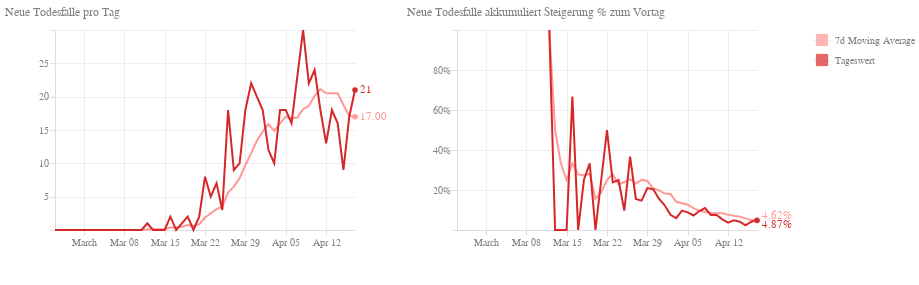

Source (notebook cell):
### Code cell
death_day_base = alt.Chart(df, width=300, height=200
).transform_timeunit(
    date='yearmonthdate(dataTime)'
).transform_aggregate(
    max_total_death='max(total_death)',
    groupby=['date']
).transform_window(
    rolling_max='max(max_total_death)',
    rolling_min='min(max_total_death)',
    frame=[-1, 0]
).transform_calculate(
    diff='datum.rolling_max - datum.rolling_min'
)

death_day_line = death_day_base.mark_line(
    color='#d62728',
    size=2
).encode(
    alt.X('date:T', title=''),
    alt.Y('diff:Q', title=''),
    tooltip=['date:T', 'diff:Q']
)

death_day_the_tooltip = death_day_base.mark_circle(
    color='#d62728',
    size=200,
    opacity=0
).encode(
    alt.X('date:T', title=''),
    alt.Y('diff:Q', title=''),
    tooltip=[alt.Tooltip('date:T', title='Datum'), alt.Tooltip('diff:Q', title='Neue Todesfälle')]
)

death_day_the_highlight = death_day_base.transform_window(
    sort=[alt.SortField("date", order="descending")], 
    rank="rank(date)"
).transform_filter(
    alt.datum.rank == 1
)

death_day_the_text = death_day_the_highlight.mark_text(
    align='left',
    color='#d62728',
    dx=5
).encode(
    alt.X('date:T'),
    alt.Y('diff:Q', title=''),
    text=alt.Text("diff:Q")
)

death_day_the_mark = death_day_the_highlight.mark_circle(
    color='#d62728',
    opacity=1
).encode(
    alt.X('date:T'),
    alt.Y('diff:Q', title=''),
)

death_ma_base = death_day_base.transform_window(
    rolling_mean='mean(diff)',
    frame=[-7, 0]
)

death_ma_line = death_ma_base.mark_line(
    color='#ff9896',
    size=2
).encode(
    alt.X('date:T', title=''),
    alt.Y('rolling_mean:Q', title=''),
)

death_ma_the_tooltip = death_ma_base.mark_circle(
    color='#ff9896',
    size=200,
    opacity=0
).encode(
    alt.X('date:T', title=''),
    alt.Y('rolling_mean:Q', title=''),
    tooltip=[alt.Tooltip('date:T', title='Datum'), alt.Tooltip('diff:Q', title='7d Moving Average')]
)

death_ma_the_highlight = death_ma_base.transform_window(
    sort=[alt.SortField("date", order="descending")], 
    rank="rank(date)"
).transform_filter(
    alt.datum.rank == 1
)

death_ma_the_text = death_ma_the_highlight.mark_text(
    align='left',
    color='#ff9896',
    dx=5
).encode(
    alt.X('date:T'),
    alt.Y('rolling_mean:Q', title=''),
    text=alt.Text("rolling_mean:Q", format=",.2f")
)

death_ma_the_mark = death_ma_the_highlight.mark_circle(
    color='#ff9896',
    opacity=1
).encode(
    alt.X('date:T'),
    alt.Y('rolling_mean:Q', title='')
)

new_death_by_day = (
    death_ma_line + death_day_line + death_day_the_text +
    death_day_the_mark + death_ma_the_text + death_ma_the_mark +
    death_ma_the_tooltip + death_day_the_tooltip
).properties(title='Neue Todesfälle pro Tag')

death_percent_base = alt.Chart(df, width=300, height=200
).transform_timeunit(
    date='yearmonthdate(dataTime)'
).transform_aggregate(
    max_total_death='max(total_death)',
    groupby=['date']
).transform_window(
    rolling_max='max(max_total_death)',
    rolling_min='min(max_total_death)',
    frame=[-1, 0]
).transform_calculate(
    diff='(datum.rolling_max - datum.rolling_min) / datum.rolling_max'
)

death_percent_line = death_percent_base.mark_line(
    color='#d62728',
    size=2
).encode(
    alt.X('date:T', title=''),
    alt.Y('diff:Q', axis=alt.Axis(format='%', title='')),
)

death_percent_the_tooltip = death_percent_base.mark_circle(
    color='#d62728',
    size=200,
    opacity=0
).encode(
    alt.X('date:T', title=''),
    alt.Y('diff:Q', title=''),
    tooltip=[alt.Tooltip('date:T', title='Datum'), alt.Tooltip('diff:Q', title='Steigerung %', format=".2%")]
)

death_percent_the_highlight = death_percent_base.transform_window(
    sort=[alt.SortField("date", order="descending")], 
    rank="rank(date)"
).transform_filter(
    alt.datum.rank == 1
)

death_percent_the_text = death_percent_the_highlight.mark_text(
    align='left',
    color='#d62728',
    dx=5,dy=5
).encode(
    alt.X('date:T'),
    alt.Y('diff:Q', title=''),
    text=alt.Text("diff:Q", format=".2%")
)

death_percent_the_mark = death_percent_the_highlight.mark_circle(
    color='#d62728',
    opacity=1
).encode(
    alt.X('date:T'),
    alt.Y('diff:Q', title=''),
)

death_ma_percent = death_percent_base.transform_window(
    rolling_mean='mean(diff)',
    frame=[-7, 0]
).mark_line(
    color='#ff9896',
    size=2
).encode(
    alt.X('date:T', title=''),
    alt.Y('rolling_mean:Q', axis=alt.Axis(format='%', title='')),
)

death_ma_percent_the_tooltip = death_ma_percent.mark_circle(
    color='#ff9896',
    size=200,
    opacity=0
).encode(
    alt.X('date:T', title=''),
    alt.Y('rolling_mean:Q', title=''),
    tooltip=[alt.Tooltip('date:T', title='Datum'), alt.Tooltip('rolling_mean:Q', title='7d Moving Average', format=".2%")]
)


death_ma_percent_the_highlight = death_ma_percent.transform_window(
    sort=[alt.SortField("date", order="descending")], 
    rank="rank(date)"
).transform_filter(
    alt.datum.rank == 1
)

death_ma_percent_the_text = death_ma_percent_the_highlight.mark_text(
    align='left',
    color='#ff9896',
    dx=5,dy=-5
).encode(
    alt.X('date:T'),
    alt.Y('rolling_mean:Q', title=''),
    text=alt.Text("rolling_mean:Q", format=".2%")
)

death_ma_percent_the_mark = death_ma_percent_the_highlight.mark_circle(
    color='#ff9896',
    opacity=1
).encode(
    alt.X('date:T'),
    alt.Y('rolling_mean:Q', title='')
)

new_death_percent_by_day = (
    death_ma_percent + death_percent_line +
    death_ma_percent_the_text + death_ma_percent_the_mark +
    death_percent_the_text + death_percent_the_mark +
    death_ma_percent_the_tooltip + death_percent_the_tooltip
).properties(title='Neue Todesfälle akkumuliert Steigerung % zum Vortag')

legendData_3 = pd.DataFrame({
    'label': ['Tageswert', '7d Moving Average'],
    'color': ['#d62728', '#ff9896']
})

legend_3 = alt.Chart(legendData_3).mark_square(size=150).encode(
    y=alt.Y(
        'label:N',
        axis=alt.Axis(domain=False, ticks=False, orient='right'), title=None
    ),
    color=alt.Color('color', legend=None)
)

chart_3_legendDomain = ['Tageswert', '7d Moving Average']
chart_3_legendColors = ['#d62728', '#ff9896']
chart_3_legendData = pd.DataFrame({
    'label': chart_3_legendDomain
})

legend3 = alt.Chart(chart_3_legendData).mark_square(size=150).encode(
    y=alt.Y(
        'label:N',
        axis=alt.Axis(domain=False, ticks=False, orient='right'),
        title=None
    ),
    color=alt.Color(
        'label',
        scale=alt.Scale(domain=chart_3_legendDomain,range=chart_3_legendColors),
        legend=None
    )
)

chart_3 = (new_death_by_day | new_death_percent_by_day | legend3).configure_axis(
    grid=True,
    gridColor="#eee",
    domainColor="#ddd",
    tickColor="#ddd",
    labelColor="gray",
    labelBound=True,
    minExtent=50
).configure_view(
    strokeWidth=0
).configure_title(
    fontSize=12,
    fontWeight='normal',
    anchor='start',
    color='gray'
)
chart_3

### Figure 1 — Vega-Lite specification as saved in the notebook (floating-point values rounded to 4 significant figures)
{"config": {"view": {"continuousWidth": 400, "continuousHeight": 300, "strokeWidth": 0}, "axis": {"domainColor": "#ddd", "grid": true, "gridColor": "#eee", "labelBound": true, "labelColor": "gray", "minExtent": 50, "tickColor": "#ddd"}, "title": {"anchor": "start", "color": "gray", "fontSize": 12, "fontWeight": "normal"}}, "hconcat": [{"layer": [{"mark": {"type": "line", "color": "#ff9896", "size": 2}, "encoding": {"x": {"type": "temporal", "field": "date", "title": ""}, "y": {"type": "quantitative", "field": "rolling_mean", "title": ""}}, "height": 200, "transform": [{"field": "dataTime", "timeUnit": "yearmonthdate", "as": "date"}, {"aggregate": [{"op": "max", "field": "total_death", "as": "max_total_death"}], "groupby": ["date"]}, {"window": [{"op": "max", "field": "max_total_death", "as": "rolling_max"}, {"op": "min", "field": "max_total_death", "as": "rolling_min"}], "frame": [-1, 0]}, {"calculate": "datum.rolling_max - datum.rolling_min", "as": "diff"}, {"window": [{"op": "mean", "field": "diff", "as": "rolling_mean"}], "frame": [-7, 0]}], "width": 300}, {"mark": {"type": "line", "color": "#d62728", "size": 2}, "encoding": {"tooltip": [{"type": "temporal", "field": "date"}, {"type": "quantitative", "field": "diff"}], "x": {"type": "temporal", "field": "date", "title": ""}, "y": {"type": "quantitative", "field": "diff", "title": ""}}, "height": 200, "transform": [{"field": "dataTime", "timeUnit": "yearmonthdate", "as": "date"}, {"aggregate": [{"op": "max", "field": "total_death", "as": "max_total_death"}], "groupby": ["date"]}, {"window": [{"op": "max", "field": "max_total_death", "as": "rolling_max"}, {"op": "min", "field": "max_total_death", "as": "rolling_min"}], "frame": [-1, 0]}, {"calculate": "datum.rolling_max - datum.rolling_min", "as": "diff"}], "width": 300}, {"mark": {"type": "text", "align": "left", "color": "#d62728", "dx": 5}, "encoding": {"text": {"type": "quantitative", "field": "diff"}, "x": {"type": "temporal", "field": "date"}, "y": {"type": "quantitative", "field": "diff", "title": ""}}, "height": 200, "transform": [{"field": "dataTime", "timeUnit": "yearmonthdate", "as": "date"}, {"aggregate": [{"op": "max", "field": "total_death", "as": "max_total_death"}], "groupby": ["date"]}, {"window": [{"op": "max", "field": "max_total_death", "as": "rolling_max"}, {"op": "min", "field": "max_total_death", "as": "rolling_min"}], "frame": [-1, 0]}, {"calculate": "datum.rolling_max - datum.rolling_min", "as": "diff"}, {"window": [{"op": "rank", "field": "date", "as": "rank"}], "sort": [{"field": "date", "order": "descending"}]}, {"filter": "(datum.rank === 1)"}], "width": 300}, {"mark": {"type": "circle", "color": "#d62728", "opacity": 1}, "encoding": {"x": {"type": "temporal", "field": "date"}, "y": {"type": "quantitative", "field": "diff", "title": ""}}, "height": 200, "transform": [{"field": "dataTime", "timeUnit": "yearmonthdate", "as": "date"}, {"aggregate": [{"op": "max", "field": "total_death", "as": "max_total_death"}], "groupby": ["date"]}, {"window": [{"op": "max", "field": "max_total_death", "as": "rolling_max"}, {"op": "min", "field": "max_total_death", "as": "rolling_min"}], "frame": [-1, 0]}, {"calculate": "datum.rolling_max - datum.rolling_min", "as": "diff"}, {"window": [{"op": "rank", "field": "date", "as": "rank"}], "sort": [{"field": "date", "order": "descending"}]}, {"filter": "(datum.rank === 1)"}], "width": 300}, {"mark": {"type": "text", "align": "left", "color": "#ff9896", "dx": 5}, "encoding": {"text": {"type": "quantitative", "field": "rolling_mean", "format": ",.2f"}, "x": {"type": "temporal", "field": "date"}, "y": {"type": "quantitative", "field": "rolling_mean", "title": ""}}, "height": 200, "transform": [{"field": "dataTime", "timeUnit": "yearmonthdate", "as": "date"}, {"aggregate": [{"op": "max", "field": "total_death", "as": "max_total_death"}], "groupby": ["date"]}, {"window": [{"op": "max", "field": "max_total_death", "as": "rolling_max"}, {"op": "min", "field": "max_total_death", "as": "rolling_min"}], "frame": [-1, 0]}, {"calculate": "datum.rolling_max - datum.rolling_min", "as": "diff"}, {"window": [{"op": "mean", "field": "diff", "as": "rolling_mean"}], "frame": [-7, 0]}, {"window": [{"op": "rank", "field": "date", "as": "rank"}], "sort": [{"field": "date", "order": "descending"}]}, {"filter": "(datum.rank === 1)"}], "width": 300}, {"mark": {"type": "circle", "color": "#ff9896", "opacity": 1}, "encoding": {"x": {"type": "temporal", "field": "date"}, "y": {"type": "quantitative", "field": "rolling_mean", "title": ""}}, "height": 200, "transform": [{"field": "dataTime", "timeUnit": "yearmonthdate", "as": "date"}, {"aggregate": [{"op": "max", "field": "total_death", "as": "max_total_death"}], "groupby": ["date"]}, {"window": [{"op": "max", "field": "max_total_death", "as": "rolling_max"}, {"op": "min", "field": "max_total_death", "as": "rolling_min"}], "frame": [-1, 0]}, {"calculate": "datum.rolling_max - datum.rolling_min", "as": "diff"}, {"window": [{"op": "mean", "field": "diff", "as": "rolling_mean"}], "frame": [-7, 0]}, {"window": [{"op": "rank", "field": "date", "as": "rank"}], "sort": [{"field": "date", "order": "descending"}]}, {"filter": "(datum.rank === 1)"}], "width": 300}, {"mark": {"type": "circle", "color": "#ff9896", "opacity": 0, "size": 200}, "encoding": {"tooltip": [{"type": "temporal", "field": "date", "title": "Datum"}, {"type": "quantitative", "field": "diff", "title": "7d Moving Average"}], "x": {"type": "temporal", "field": "date", "title": ""}, "y": {"type": "quantitative", "field": "rolling_mean", "title": ""}}, "height": 200, "transform": [{"field": "dataTime", "timeUnit": "yearmonthdate", "as": "date"}, {"aggregate": [{"op": "max", "field": "total_death", "as": "max_total_death"}], "groupby": ["date"]}, {"window": [{"op": "max", "field": "max_total_death", "as": "rolling_max"}, {"op": "min", "field": "max_total_death", "as": "rolling_min"}], "frame": [-1, 0]}, {"calculate": "datum.rolling_max - datum.rolling_min", "as": "diff"}, {"window": [{"op": "mean", "field": "diff", "as": "rolling_mean"}], "frame": [-7, 0]}], "width": 300}, {"mark": {"type": "circle", "color": "#d62728", "opacity": 0, "size": 200}, "encoding": {"tooltip": [{"type": "temporal", "field": "date", "title": "Datum"}, {"type": "quantitative", "field": "diff", "title": "Neue Todesfälle"}], "x": {"type": "temporal", "field": "date", "title": ""}, "y": {"type": "quantitative", "field": "diff", "title": ""}}, "height": 200, "transform": [{"field": "dataTime", "timeUnit": "yearmonthdate", "as": "date"}, {"aggregate": [{"op": "max", "field": "total_death", "as": "max_total_death"}], "groupby": ["date"]}, {"window": [{"op": "max", "field": "max_total_death", "as": "rolling_max"}, {"op": "min", "field": "max_total_death", "as": "rolling_min"}], "frame": [-1, 0]}, {"calculate": "datum.rolling_max - datum.rolling_min", "as": "diff"}], "width": 300}], "title": "Neue Todesfälle pro Tag"}, {"layer": [{"mark": {"type": "line", "color": "#ff9896", "size": 2}, "encoding": {"x": {"type": "temporal", "field": "date", "title": ""}, "y": {"type": "quantitative", "axis": {"format": "%", "title": ""}, "field": "rolling_mean"}}, "height": 200, "transform": [{"field": "dataTime", "timeUnit": "yearmonthdate", "as": "date"}, {"aggregate": [{"op": "max", "field": "total_death", "as": "max_total_death"}], "groupby": ["date"]}, {"window": [{"op": "max", "field": "max_total_death", "as": "rolling_max"}, {"op": "min", "field": "max_total_death", "as": "rolling_min"}], "frame": [-1, 0]}, {"calculate": "(datum.rolling_max - datum.rolling_min) / datum.rolling_max", "as": "diff"}, {"window": [{"op": "mean", "field": "diff", "as": "rolling_mean"}], "frame": [-7, 0]}], "width": 300}, {"mark": {"type": "line", "color": "#d62728", "size": 2}, "encoding": {"x": {"type": "temporal", "field": "date", "title": ""}, "y": {"type": "quantitative", "axis": {"format": "%", "title": ""}, "field": "diff"}}, "height": 200, "transform": [{"field": "dataTime", "timeUnit": "yearmonthdate", "as": "date"}, {"aggregate": [{"op": "max", "field": "total_death", "as": "max_total_death"}], "groupby": ["date"]}, {"window": [{"op": "max", "field": "max_total_death", "as": "rolling_max"}, {"op": "min", "field": "max_total_death", "as": "rolling_min"}], "frame": [-1, 0]}, {"calculate": "(datum.rolling_max - datum.rolling_min) / datum.rolling_max", "as": "diff"}], "width": 300}, {"mark": {"type": "text", "align": "left", "color": "#ff9896", "dx": 5, "dy": -5}, "encoding": {"text": {"type": "quantitative", "field": "rolling_mean", "format": ".2%"}, "x": {"type": "temporal", "field": "date"}, "y": {"type": "quantitative", "field": "rolling_mean", "title": ""}}, "height": 200, "transform": [{"field": "dataTime", "timeUnit": "yearmonthdate", "as": "date"}, {"aggregate": [{"op": "max", "field": "total_death", "as": "max_total_death"}], "groupby": ["date"]}, {"window": [{"op": "max", "field": "max_total_death", "as": "rolling_max"}, {"op": "min", "field": "max_total_death", "as": "rolling_min"}], "frame": [-1, 0]}, {"calculate": "(datum.rolling_max - datum.rolling_min) / datum.rolling_max", "as": "diff"}, {"window": [{"op": "mean", "field": "diff", "as": "rolling_mean"}], "frame": [-7, 0]}, {"window": [{"op": "rank", "field": "date", "as": "rank"}], "sort": [{"field": "date", "order": "descending"}]}, {"filter": "(datum.rank === 1)"}], "width": 300}, {"mark": {"type": "circle", "color": "#ff9896", "opacity": 1}, "encoding": {"x": {"type": "temporal", "field": "date"}, "y": {"type": "quantitative", "field": "rolling_mean", "title": ""}}, "height": 200, "transform": [{"field": "dataTime", "timeUnit": "yearmonthdate", "as": "date"}, {"aggregate": [{"op": "max", "field": "total_death", "as": "max_total_death"}], "groupby": ["date"]}, {"window": [{"op": "max", "field": "max_total_death", "as": "rolling_max"}, {"op": "min", "field": "max_total_death", "as": "rolling_min"}], "frame": [-1, 0]}, {"calculate": "(datum.rolling_max - datum.rolling_min) / datum.rolling_max", "as": "diff"}, {"window": [{"op": "mean", "field": "diff", "as": "rolling_mean"}], "frame": [-7, 0]}, {"window": [{"op": "rank", "field": "date", "as": "rank"}], "sort": [{"field": "date", "order": "descending"}]}, {"filter": "(datum.rank === 1)"}], "width": 300}, {"mark": {"type": "text", "align": "left", "color": "#d62728", "dx": 5, "dy": 5}, "encoding": {"text": {"type": "quantitative", "field": "diff", "format": ".2%"}, "x": {"type": "temporal", "field": "date"}, "y": {"type": "quantitative", "field": "diff", "title": ""}}, "height": 200, "transform": [{"field": "dataTime", "timeUnit": "yearmonthdate", "as": "date"}, {"aggregate": [{"op": "max", "field": "total_death", "as": "max_total_death"}], "groupby": ["date"]}, {"window": [{"op": "max", "field": "max_total_death", "as": "rolling_max"}, {"op": "min", "field": "max_total_death", "as": "rolling_min"}], "frame": [-1, 0]}, {"calculate": "(datum.rolling_max - datum.rolling_min) / datum.rolling_max", "as": "diff"}, {"window": [{"op": "rank", "field": "date", "as": "rank"}], "sort": [{"field": "date", "order": "descending"}]}, {"filter": "(datum.rank === 1)"}], "width": 300}, {"mark": {"type": "circle", "color": "#d62728", "opacity": 1}, "encoding": {"x": {"type": "temporal", "field": "date"}, "y": {"type": "quantitative", "field": "diff", "title": ""}}, "height": 200, "transform": [{"field": "dataTime", "timeUnit": "yearmonthdate", "as": "date"}, {"aggregate": [{"op": "max", "field": "total_death", "as": "max_total_death"}], "groupby": ["date"]}, {"window": [{"op": "max", "field": "max_total_death", "as": "rolling_max"}, {"op": "min", "field": "max_total_death", "as": "rolling_min"}], "frame": [-1, 0]}, {"calculate": "(datum.rolling_max - datum.rolling_min) / datum.rolling_max", "as": "diff"}, {"window": [{"op": "rank", "field": "date", "as": "rank"}], "sort": [{"field": "date", "order": "descending"}]}, {"filter": "(datum.rank === 1)"}], "width": 300}, {"mark": {"type": "circle", "color": "#ff9896", "opacity": 0, "size": 200}, "encoding": {"tooltip": [{"type": "temporal", "field": "date", "title": "Datum"}, {"type": "quantitative", "field": "rolling_mean", "format": ".2%", "title": "7d Moving Average"}], "x": {"type": "temporal", "field": "date", "title": ""}, "y": {"type": "quantitative", "field": "rolling_mean", "title": ""}}, "height": 200, "transform": [{"field": "dataTime", "timeUnit": "yearmonthdate", "as": "date"}, {"aggregate": [{"op": "max", "field": "total_death", "as": "max_total_death"}], "groupby": ["date"]}, {"window": [{"op": "max", "field": "max_total_death", "as": "rolling_max"}, {"op": "min", "field": "max_total_death", "as": "rolling_min"}], "frame": [-1, 0]}, {"calculate": "(datum.rolling_max - datum.rolling_min) / datum.rolling_max", "as": "diff"}, {"window": [{"op": "mean", "field": "diff", "as": "rolling_mean"}], "frame": [-7, 0]}], "width": 300}, {"mark": {"type": "circle", "color": "#d62728", "opacity": 0, "size": 200}, "encoding": {"tooltip": [{"type": "temporal", "field": "date", "title": "Datum"}, {"type": "quantitative", "field": "diff", "format": ".2%", "title": "Steigerung %"}], "x": {"type": "temporal", "field": "date", "title": ""}, "y": {"type": "quantitative", "field": "diff", "title": ""}}, "height": 200, "transform": [{"field": "dataTime", "timeUnit": "yearmonthdate", "as": "date"}, {"aggregate": [{"op": "max", "field": "total_death", "as": "max_total_death"}], "groupby": ["date"]}, {"window": [{"op": "max", "field": "max_total_death", "as": "rolling_max"}, {"op": "min", "field": "max_total_death", "as": "rolling_min"}], "frame": [-1, 0]}, {"calculate": "(datum.rolling_max - datum.rolling_min) / datum.rolling_max", "as": "diff"}], "width": 300}], "title": "Neue Todesfälle akkumuliert Steigerung % zum Vortag"}, {"data": {"name": "data-793b2339a016668726e02e8737965916"}, "mark": {"type": "square", "size": 150}, "encoding": {"color": {"type": "nominal", "field": "label", "legend": null, "scale": {"domain": ["Tageswert", "7d Moving Average"], "range": ["#d62728", "#ff9896"]}}, "y": {"type": "nominal", "axis": {"domain": false, "orient": "right", "ticks": false}, "field": "label", "title": null}}}], "data": {"name": "data-c67c4b988d403ccee80ab0ed288602d8"}, "$schema": "https://vega.github.io/schema/vega-lite/v4.8.1.json", "datasets": {"data-c67c4b988d403ccee80ab0ed288602d8": [{"dataTime": "2020-02-25T14:30:00", "total_confirmed": 2, "total_death": 0, "total_recovered": 0.0}, {"dataTime": "2020-02-26T10:00:00", "total_confirmed": 2, "total_death": 0, "total_recovered": 0.0}, {"dataTime": "2020-02-27T17:15:00", "total_confirmed": 3, "total_death": 0, "total_recovered": 0.0}, {"dataTime": "2020-02-28T16:30:00", "total_confirmed": 6, "total_death": 0, "total_recovered": 0.0}, {"dataTime": "2020-02-29T10:45:00", "total_confirmed": 9, "total_death": 0, "total_recovered": 0.0}, {"dataTime": "2020-03-01T12:00:00", "total_confirmed": 10, "total_death": 0, "total_recovered": 0.0}, {"dataTime": "2020-03-02T18:00:00", "total_confirmed": 18, "total_death": 0, "total_recovered": 0.0}, {"dataTime": "2020-03-03T11:30:00", "total_confirmed": 21, "total_death": 0, "total_recovered": 0.0}, {"dataTime": "2020-03-03T16:00:00", "total_confirmed": 24, "total_death": 0, "total_recovered": 0.0}, {"dataTime": "2020-03-04T18:00:00", "total_confirmed": 29, "total_death": 0, "total_recovered": 0.0}, {"dataTime": "2020-03-05T15:00:00", "total_confirmed": 41, "total_death": 0, "total_recovered": 0.0}, {"dataTime": "2020-03-06T15:00:00", "total_confirmed": 55, "total_death": 0, "total_recovered": 0.0}, {"dataTime": "2020-03-07T15:00:00", "total_confirmed": 79, "total_death": 0, "total_recovered": 0.0}, {"dataTime": "2020-03-08T11:45:00", "total_confirmed": 99, "total_death": 0, "total_recovered": 2.0}, {"dataTime": "2020-03-09T15:00:00", "total_confirmed": 131, "total_death": 0, "total_recovered": 2.0}, {"dataTime": "2020-03-10T08:00:00", "total_confirmed": 157, "total_death": 0, "total_recovered": 2.0}, {"dataTime": "2020-03-10T15:00:00", "total_confirmed": 182, "total_death": 0, "total_recovered": 4.0}, {"dataTime": "2020-03-11T08:00:00", "total_confirmed": 206, "total_death": 0, "total_recovered": 4.0}, {"dataTime": "2020-03-11T15:00:00", "total_confirmed": 246, "total_death": 0, "total_recovered": 4.0}, {"dataTime": "2020-03-12T12:30:00", "total_confirmed": 302, "total_death": 1, "total_recovered": 4.0}, {"dataTime": "2020-03-12T15:00:00", "total_confirmed": 361, "total_death": 1, "total_recovered": 4.0}, {"dataTime": "2020-03-13T08:00:00", "total_confirmed": 422, "total_death": 1, "total_recovered": 6.0}, {"dataTime": "2020-03-13T15:00:00", "total_confirmed": 504, "total_death": 1, "total_recovered": 6.0}, {"dataTime": "2020-03-14T08:00:00", "total_confirmed": 602, "total_death": 1, "total_recovered": 6.0}, {"dataTime": "2020-03-14T15:00:00", "total_confirmed": 655, "total_death": 1, "total_recovered": 6.0}, {"dataTime": "2020-03-15T08:00:00", "total_confirmed": 800, "total_death": 1, "total_recovered": 6.0}, {"dataTime": "2020-03-15T15:00:00", "total_confirmed": 860, "total_death": 1, "total_recovered": 6.0}, {"dataTime": "2020-03-16T08:00:00", "total_confirmed": 959, "total_death": 1, "total_recovered": 6.0}, {"dataTime": "2020-03-16T15:00:00", "total_confirmed": 1016, "total_death": 3, "total_recovered": 6.0}, {"dataTime": "2020-03-17T08:00:00", "total_confirmed": 1132, "total_death": 3, "total_recovered": 8.0}, {"dataTime": "2020-03-17T15:00:00", "total_confirmed": 1332, "total_death": 3, "total_recovered": 9.0}, {"dataTime": "2020-03-18T08:00:00", "total_confirmed": 1471, "total_death": 3, "total_recovered": 9.0}, {"dataTime": "2020-03-18T15:00:00", "total_confirmed": 1646, "total_death": 4, "total_recovered": 9.0}, {"dataTime": "2020-03-19T08:00:00", "total_confirmed": 1843, "total_death": 5, "total_recovered": 9.0}, {"dataTime": "2020-03-19T14:30:00", "total_confirmed": 2013, "total_death": 6, "total_recovered": 9.0}, {"dataTime": "2020-03-20T08:00:00", "total_confirmed": 2203, "total_death": 6, "total_recovered": 9.0}, {"dataTime": "2020-03-20T14:30:00", "total_confirmed": 2388, "total_death": 6, "total_recovered": 9.0}, {"dataTime": "2020-03-21T08:00:00", "total_confirmed": 2664, "total_death": 7, "total_recovered": 9.0}, {"dataTime": "2020-03-21T15:00:00", "total_confirmed": 2814, "total_death": 8, "total_recovered": 9.0}, {"dataTime": "2020-03-22T08:00:00", "total_confirmed": 3026, "total_death": 9, "total_recovered": 9.0}, {"dataTime": "2020-03-22T15:00:00", "total_confirmed": 3244, "total_death": 16, "total_recovered": 9.0}, {"dataTime": "2020-03-23T08:00:00", "total_confirmed": 3611, "total_death": 16, "total_recovered": 9.0}, {"dataTime": "2020-03-23T15:00:00", "total_confirmed": 3924, "total_death": 21, "total_recovered": 9.0}, {"dataTime": "2020-03-24T08:00:00", "total_confirmed": 4486, "total_death": 25, "total_recovered": 9.0}, {"dataTime": "2020-03-24T15:00:00", "total_confirmed": 4876, "total_death": 28, "total_recovered": 9.0}, {"dataTime": "2020-03-25T08:00:00", "total_confirmed": 5282, "total_death": 30, "total_recovered": null}, {"dataTime": "2020-03-25T15:00:00", "total_confirmed": 5560, "total_death": 31, "total_recovered": null}, {"dataTime": "2020-03-26T08:00:00", "total_confirmed": 5888, "total_death": 34, "total_recovered": null}, {"dataTime": "2020-03-26T08:00:00", "total_confirmed": 5888, "total_death": 34, "total_recovered": null}, {"dataTime": "2020-03-26T15:00:00", "total_confirmed": 6398, "total_death": 49, "total_recovered": null}, {"dataTime": "2020-03-27T08:00:00", "total_confirmed": 7029, "total_death": 52, "total_recovered": null}, {"dataTime": "2020-03-27T08:00:00", "total_confirmed": 7029, "total_death": 52, "total_recovered": null}, {"dataTime": "2020-03-27T15:00:00", "total_confirmed": 7399, "total_death": 52, "total_recovered": null}, {"dataTime": "2020-03-28T08:00:00", "total_confirmed": 7697, "total_death": 68, "total_recovered": null}, {"dataTime": "2020-03-28T08:00:00", "total_confirmed": 7995, "total_death": 68, "total_recovered": null}, {"dataTime": "2020-03-28T08:00:00", "total_confirmed": 7697, "total_death": 68, "total_recovered": null}, {"dataTime": "2020-03-28T15:00:00", "total_confirmed": 7995, "total_death": 68, "total_recovered": null}, {"dataTime": "2020-03-27T15:00:00", "total_confirmed": 7441, "total_death": 58, "total_recovered": null}, {"dataTime": "2020-03-29T08:00:00", "total_confirmed": 8291, "total_death": 68, "total_recovered": null}, {"dataTime": "2020-03-29T08:00:00", "total_confirmed": 8291, "total_death": 86, "total_recovered": 479.0}, {"dataTime": "2020-03-29T15:00:00", "total_confirmed": 8536, "total_death": 86, "total_recovered": 479.0}, {"dataTime": "2020-03-30T08:00:00", "total_confirmed": 8813, "total_death": 86, "total_recovered": 479.0}, {"dataTime": "2020-03-30T08:00:00", "total_confirmed": 8813, "total_death": 108, "total_recovered": 636.0}, {"dataTime": "2020-03-30T15:00:00", "total_confirmed": 9377, "total_death": 108, "total_recovered": 636.0}, {"dataTime": "2020-03-31T08:00:00", "total_confirmed": 9634, "total_death": 128, "total_recovered": 1095.0}, {"dataTime": "2020-03-31T15:00:00", "total_confirmed": 9974, "total_death": 128, "total_recovered": 1095.0}, {"dataTime": "2020-04-01T08:00:00", "total_confirmed": 10192, "total_death": 128, "total_recovered": 1095.0}, {"dataTime": "2020-04-01T08:00:00", "total_confirmed": 10192, "total_death": 128, "total_recovered": 1095.0}, {"dataTime": "2020-04-01T15:00:00", "total_confirmed": 10482, "total_death": 146, "total_recovered": 1436.0}, {"dataTime": "2020-04-02T08:00:00", "total_confirmed": 10769, "total_death": 158, "total_recovered": 1749.0}, {"dataTime": "2020-04-02T15:00:00", "total_confirmed": 10967, "total_death": 158, "total_recovered": 1749.0}, {"dataTime": "2020-04-03T08:00:00", "total_confirmed": 11171, "total_death": 158, "total_recovered": 1749.0}, {"dataTime": "2020-04-03T08:00:00", "total_confirmed": 11171, "total_death": 158, "total_recovered": 2022.0}, {"dataTime": "2020-04-03T15:00:00", "total_confirmed": 11383, "total_death": 168, "total_recovered": 2022.0}, {"dataTime": "2020-04-04T09:30:00", "total_confirmed": 11781, "total_death": 168, "total_recovered": 2507.0}, {"dataTime": "2020-04-04T15:00:00", "total_confirmed": 11665, "total_death": 186, "total_recovered": 2507.0}, {"dataTime": "2020-04-05T08:00:00", "total_confirmed": 11767, "total_death": 186, "total_recovered": 2507.0}, {"dataTime": "2020-04-05T15:00:00", "total_confirmed": 11907, "total_death": 204, "total_recovered": 2998.0}, {"dataTime": "2020-04-06T08:00:00", "total_confirmed": 12008, "total_death": 204, "total_recovered": 2998.0}, {"dataTime": "2020-04-06T08:00:00", "total_confirmed": 12008, "total_death": 220, "total_recovered": 3463.0}, {"dataTime": "2020-04-06T15:00:00", "total_confirmed": 12206, "total_death": 220, "total_recovered": 3463.0}, {"dataTime": "2020-04-07T08:00:00", "total_confirmed": 12332, "total_death": 220, "total_recovered": 3463.0}, {"dataTime": "2020-04-07T15:00:00", "total_confirmed": 12519, "total_death": 243, "total_recovered": 4046.0}, {"dataTime": "2020-04-08T08:00:00", "total_confirmed": 12675, "total_death": 273, "total_recovered": 4512.0}, {"dataTime": "2020-04-08T08:00:00", "total_confirmed": 12675, "total_death": 273, "total_recovered": 4512.0}, {"dataTime": "2020-04-08T15:00:00", "total_confirmed": 12852, "total_death": 273, "total_recovered": 4512.0}, {"dataTime": "2020-04-09T08:00:00", "total_confirmed": 12969, "total_death": 273, "total_recovered": 4512.0}, {"dataTime": "2020-04-09T08:00:00", "total_confirmed": 12969, "total_death": 295, "total_recovered": 5240.0}, {"dataTime": "2020-04-09T15:00:00", "total_confirmed": 13138, "total_death": 295, "total_recovered": 5240.0}, {"dataTime": "2020-04-10T08:00:00", "total_confirmed": 13271, "total_death": 295, "total_recovered": 5240.0}, {"dataTime": "2020-04-10T08:00:00", "total_confirmed": 13271, "total_death": 319, "total_recovered": 6064.0}, {"dataTime": "2020-04-10T15:00:00", "total_confirmed": 13492, "total_death": 319, "total_recovered": 6064.0}, {"dataTime": "2020-04-11T08:00:00", "total_confirmed": 13561, "total_death": 337, "total_recovered": 6604.0}, {"dataTime": "2020-04-11T15:00:00", "total_confirmed": 13776, "total_death": 337, "total_recovered": 6604.0}, {"dataTime": "2020-04-12T09:30:00", "total_confirmed": 13945, "total_death": 350, "total_recovered": 6987.0}, {"dataTime": "2020-04-12T09:30:00", "total_confirmed": 13945, "total_death": 350, "total_recovered": 6987.0}, {"dataTime": "2020-04-12T15:00:00", "total_confirmed": 13894, "total_death": 350, "total_recovered": 6987.0}, {"dataTime": "2020-04-13T08:00:00", "total_confirmed": 13942, "total_death": 368, "total_recovered": 7343.0}, {"dataTime": "2020-04-13T15:00:00", "total_confirmed": 13999, "total_death": 368, "total_recovered": 7343.0}, {"dataTime": "2020-04-14T08:00:00", "total_confirmed": 14060, "total_death": 384, "total_recovered": 7633.0}, {"dataTime": "2020-04-14T15:00:00", "total_confirmed": 14159, "total_death": 384, "total_recovered": 7633.0}, {"dataTime": "2020-04-15T08:00:00", "total_confirmed": 14246, "total_death": 384, "total_recovered": 7633.0}, {"dataTime": "2020-04-15T15:00:00", "total_confirmed": 14321, "total_death": 393, "total_recovered": 8098.0}, {"dataTime": "2020-04-16T08:00:00", "total_confirmed": 14370, "total_death": 410, "total_recovered": 8986.0}, {"dataTime": "2020-04-16T15:00:00", "total_confirmed": 14451, "total_death": 410, "total_recovered": 8986.0}, {"dataTime": "2020-04-17T08:00:00", "total_confirmed": 14484, "total_death": 431, "total_recovered": 9704.0}], "data-793b2339a016668726e02e8737965916": [{"label": "Tageswert"}, {"label": "7d Moving Average"}]}}
